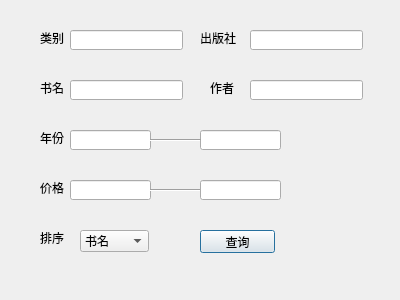
<?xml version="1.0" encoding="UTF-8"?>
<ui version="4.0">
 <class>book_query</class>
 <widget class="QDialog" name="book_query">
  <property name="geometry">
   <rect>
    <x>0</x>
    <y>0</y>
    <width>400</width>
    <height>300</height>
   </rect>
  </property>
  <property name="windowTitle">
   <string>图书查询</string>
  </property>
  <widget class="QPushButton" name="pushButton">
   <property name="geometry">
    <rect>
     <x>200</x>
     <y>230</y>
     <width>75</width>
     <height>23</height>
    </rect>
   </property>
   <property name="text">
    <string>查询</string>
   </property>
  </widget>
  <widget class="QLabel" name="label">
   <property name="geometry">
    <rect>
     <x>40</x>
     <y>30</y>
     <width>31</width>
     <height>16</height>
    </rect>
   </property>
   <property name="text">
    <string>类别</string>
   </property>
  </widget>
  <widget class="QLabel" name="label_2">
   <property name="geometry">
    <rect>
     <x>40</x>
     <y>80</y>
     <width>31</width>
     <height>16</height>
    </rect>
   </property>
   <property name="text">
    <string>书名</string>
   </property>
  </widget>
  <widget class="QLabel" name="label_3">
   <property name="geometry">
    <rect>
     <x>40</x>
     <y>130</y>
     <width>31</width>
     <height>16</height>
    </rect>
   </property>
   <property name="text">
    <string>年份</string>
   </property>
  </widget>
  <widget class="QLabel" name="label_4">
   <property name="geometry">
    <rect>
     <x>200</x>
     <y>30</y>
     <width>41</width>
     <height>16</height>
    </rect>
   </property>
   <property name="text">
    <string>出版社</string>
   </property>
  </widget>
  <widget class="QLabel" name="label_5">
   <property name="geometry">
    <rect>
     <x>210</x>
     <y>80</y>
     <width>31</width>
     <height>16</height>
    </rect>
   </property>
   <property name="text">
    <string>作者</string>
   </property>
  </widget>
  <widget class="QLabel" name="label_6">
   <property name="geometry">
    <rect>
     <x>40</x>
     <y>180</y>
     <width>31</width>
     <height>16</height>
    </rect>
   </property>
   <property name="text">
    <string>价格</string>
   </property>
  </widget>
  <widget class="QLineEdit" name="book_type_query">
   <property name="geometry">
    <rect>
     <x>70</x>
     <y>30</y>
     <width>113</width>
     <height>20</height>
    </rect>
   </property>
  </widget>
  <widget class="QLineEdit" name="book_publish_query">
   <property name="geometry">
    <rect>
     <x>250</x>
     <y>30</y>
     <width>113</width>
     <height>20</height>
    </rect>
   </property>
  </widget>
  <widget class="QLineEdit" name="book_name_query">
   <property name="geometry">
    <rect>
     <x>70</x>
     <y>80</y>
     <width>113</width>
     <height>20</height>
    </rect>
   </property>
  </widget>
  <widget class="QLineEdit" name="book_autho_query">
   <property name="geometry">
    <rect>
     <x>250</x>
     <y>80</y>
     <width>113</width>
     <height>20</height>
    </rect>
   </property>
  </widget>
  <widget class="QLineEdit" name="book_year_query">
   <property name="geometry">
    <rect>
     <x>70</x>
     <y>130</y>
     <width>81</width>
     <height>20</height>
    </rect>
   </property>
  </widget>
  <widget class="QLineEdit" name="book_year2_query">
   <property name="geometry">
    <rect>
     <x>200</x>
     <y>130</y>
     <width>81</width>
     <height>20</height>
    </rect>
   </property>
  </widget>
  <widget class="Line" name="line">
   <property name="geometry">
    <rect>
     <x>150</x>
     <y>130</y>
     <width>51</width>
     <height>20</height>
    </rect>
   </property>
   <property name="orientation">
    <enum>Qt::Horizontal</enum>
   </property>
  </widget>
  <widget class="QLineEdit" name="book_price_query">
   <property name="geometry">
    <rect>
     <x>70</x>
     <y>180</y>
     <width>81</width>
     <height>20</height>
    </rect>
   </property>
  </widget>
  <widget class="Line" name="line_2">
   <property name="geometry">
    <rect>
     <x>150</x>
     <y>180</y>
     <width>51</width>
     <height>20</height>
    </rect>
   </property>
   <property name="orientation">
    <enum>Qt::Horizontal</enum>
   </property>
  </widget>
  <widget class="QLineEdit" name="book_price2_query">
   <property name="geometry">
    <rect>
     <x>200</x>
     <y>180</y>
     <width>81</width>
     <height>20</height>
    </rect>
   </property>
  </widget>
  <widget class="QComboBox" name="comboBox">
   <property name="geometry">
    <rect>
     <x>80</x>
     <y>230</y>
     <width>69</width>
     <height>22</height>
    </rect>
   </property>
   <item>
    <property name="text">
     <string>书名</string>
    </property>
   </item>
   <item>
    <property name="text">
     <string>书号</string>
    </property>
   </item>
   <item>
    <property name="text">
     <string>类别</string>
    </property>
   </item>
   <item>
    <property name="text">
     <string>出版社</string>
    </property>
   </item>
   <item>
    <property name="text">
     <string>作者</string>
    </property>
   </item>
   <item>
    <property name="text">
     <string>年份</string>
    </property>
   </item>
   <item>
    <property name="text">
     <string>价格</string>
    </property>
   </item>
   <item>
    <property name="text">
     <string>库存</string>
    </property>
   </item>
   <item>
    <property name="text">
     <string>总藏书量</string>
    </property>
   </item>
  </widget>
  <widget class="QLabel" name="label_7">
   <property name="geometry">
    <rect>
     <x>40</x>
     <y>230</y>
     <width>31</width>
     <height>16</height>
    </rect>
   </property>
   <property name="text">
    <string>排序</string>
   </property>
  </widget>
 </widget>
 <resources/>
 <connections/>
</ui>
